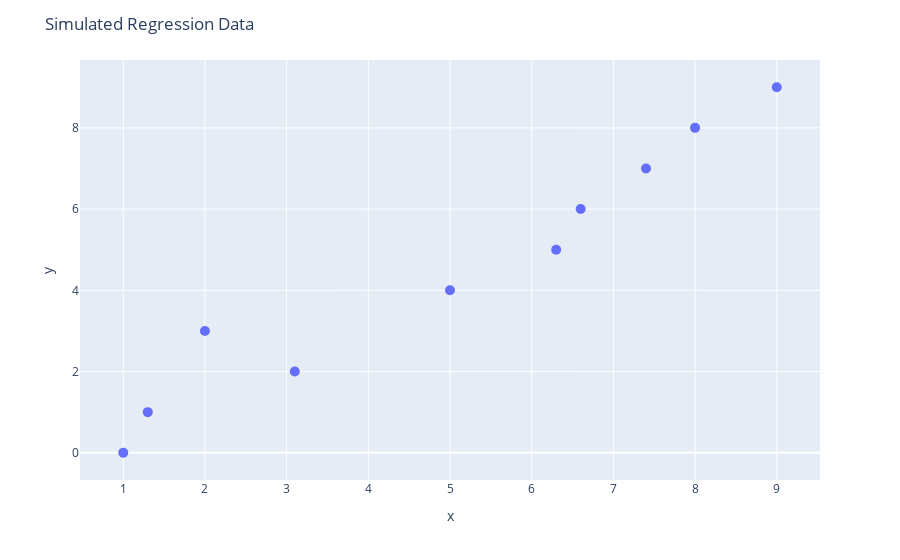

Notebook cell for this chart:
### Code cell
fig= px.scatter(X_train, y_train)
fig.update_traces(marker_size=10)
fig.update_layout(
    title="Simulated Regression Data",
    xaxis_title="x",
    yaxis_title="y",
)
fig.show()

### Figure 1 — Plotly figure (JSON) as saved in the notebook; plotly's stock layout.template omitted (floating-point values rounded to 4 significant figures)
{"data": [{"hovertemplate": "x=%{x}<br>index=%{y}<extra></extra>", "legendgroup": "", "marker": {"color": "#636efa", "size": 10, "symbol": "circle"}, "mode": "markers", "name": "", "orientation": "h", "showlegend": false, "type": "scatter", "x": [1, 1.3, 3.1, 2, 5, 6.3, 6.6, 7.4, 8, 9], "xaxis": "x", "y": [0, 1, 2, 3, 4, 5, 6, 7, 8, 9], "yaxis": "y"}], "layout": {"legend": {"tracegroupgap": 0}, "margin": {"t": 60}, "title": {"text": "Simulated Regression Data"}, "xaxis": {"anchor": "y", "domain": [0, 1], "title": {"text": "x"}}, "yaxis": {"anchor": "x", "domain": [0, 1], "title": {"text": "y"}}}}
